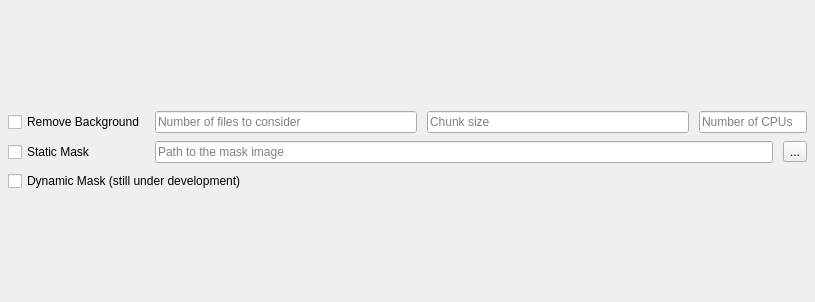
             <widget class="QWidget" name="PrePage">
              <property name="geometry">
               <rect>
                <x>0</x>
                <y>0</y>
                <width>815</width>
                <height>302</height>
               </rect>
              </property>
              <attribute name="label">
               <string>Pre-Process</string>
              </attribute>
              <layout class="QGridLayout" name="gridLayout_3">
               <property name="leftMargin">
                <number>8</number>
               </property>
               <property name="topMargin">
                <number>0</number>
               </property>
               <property name="rightMargin">
                <number>8</number>
               </property>
               <property name="bottomMargin">
                <number>0</number>
               </property>
               <item row="0" column="0">
                <layout class="QGridLayout" name="gridLayout_7">
                 <property name="horizontalSpacing">
                  <number>10</number>
                 </property>
                 <property name="verticalSpacing">
                  <number>8</number>
                 </property>
                 <item row="0" column="3" colspan="2">
                  <widget class="QLineEdit" name="pre_bg_ncpus_LE">
                   <property name="placeholderText">
                    <string>Number of CPUs</string>
                   </property>
                  </widget>
                 </item>
                 <item row="1" column="0">
                  <widget class="QCheckBox" name="pre_staticmask_CB">
                   <property name="text">
                    <string>Static Mask</string>
                   </property>
                  </widget>
                 </item>
                 <item row="1" column="1" colspan="3">
                  <widget class="QLineEdit" name="pre_sm_path_LE">
                   <property name="placeholderText">
                    <string>Path to the mask image</string>
                   </property>
                  </widget>
                 </item>
                 <item row="0" column="1">
                  <widget class="QLineEdit" name="pre_bg_nfiles_LE">
                   <property name="placeholderText">
                    <string>Number of files to consider</string>
                   </property>
                  </widget>
                 </item>
                 <item row="0" column="0">
                  <widget class="QCheckBox" name="pre_background_CB">
                   <property name="text">
                    <string>Remove Background</string>
                   </property>
                  </widget>
                 </item>
                 <item row="0" column="2">
                  <widget class="QLineEdit" name="pre_bg_chunksize_LE">
                   <property name="placeholderText">
                    <string>Chunk size</string>
                   </property>
                  </widget>
                 </item>
                 <item row="2" column="0" colspan="3">
                  <widget class="QCheckBox" name="pre_dynamicmask_CB">
                   <property name="text">
                    <string>Dynamic Mask (still under development)</string>
                   </property>
                  </widget>
                 </item>
                 <item row="1" column="4">
                  <widget class="QToolButton" name="pre_sm_path_TB">
                   <property name="text">
                    <string>...</string>
                   </property>
                  </widget>
                 </item>
                </layout>
               </item>
              </layout>
             </widget>
